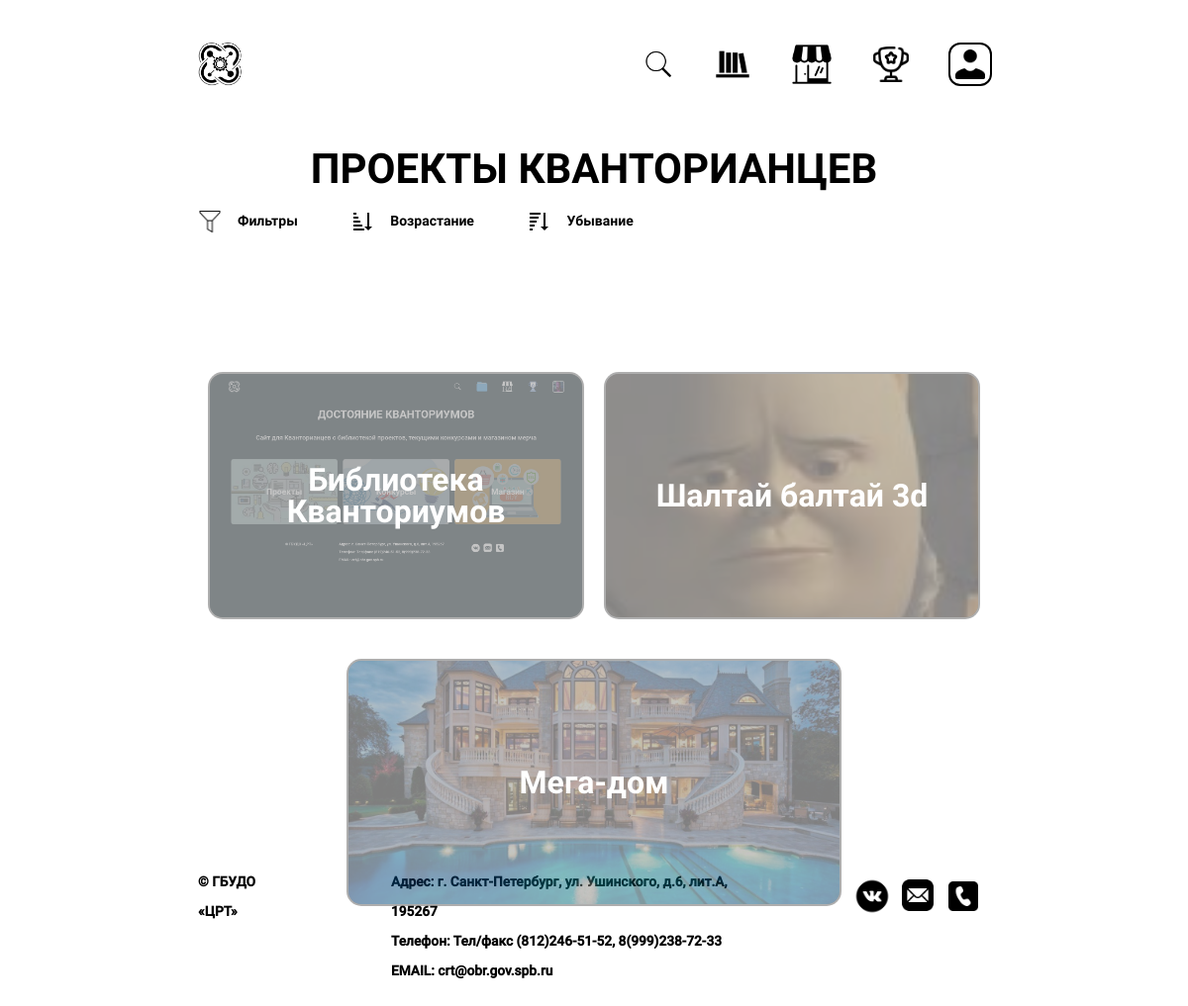
The page /projects/ on the database as committed earlier.
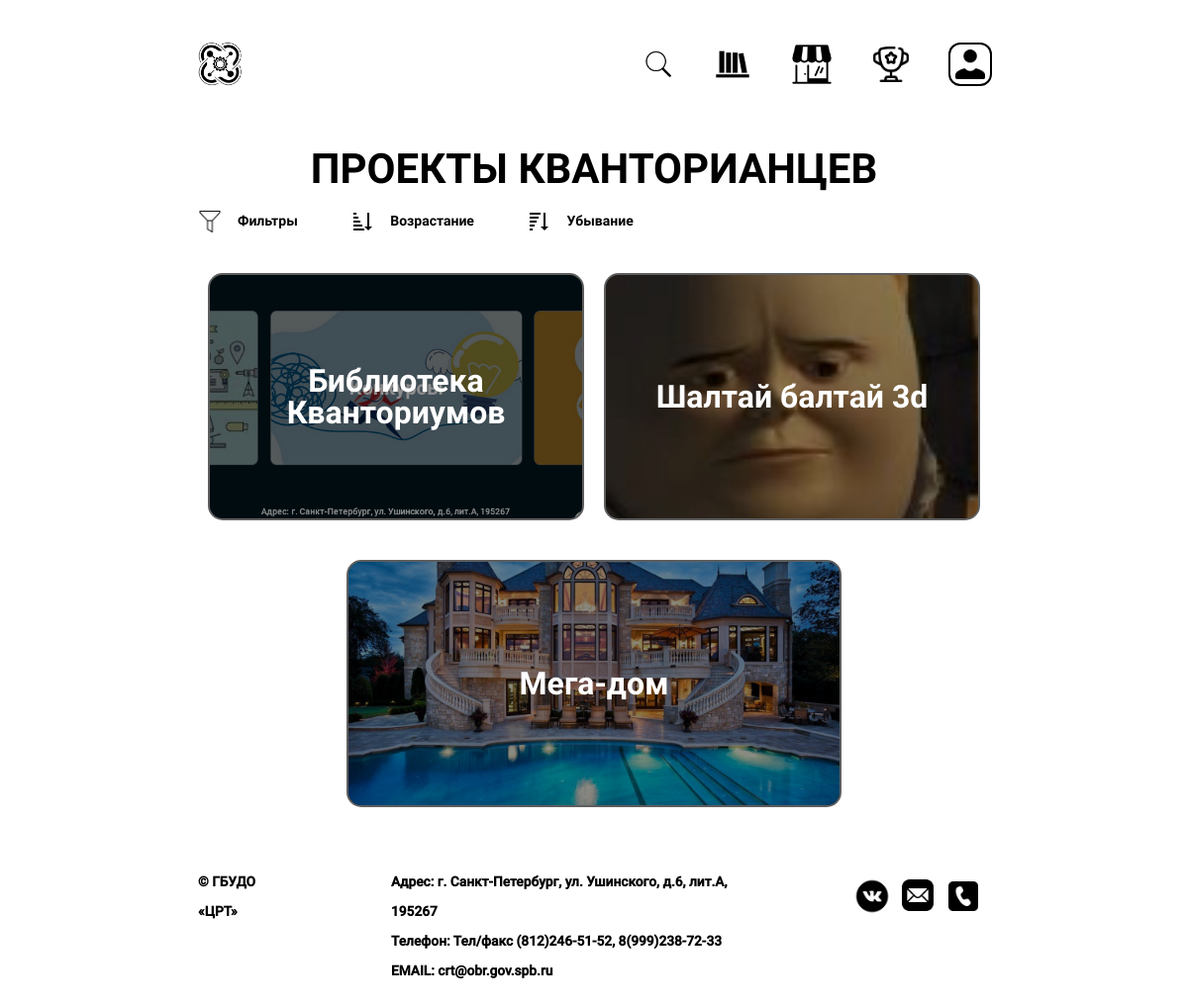
The same page on the database as committed later.
### base/models.py (models this page shows, shortened)
class Account(models.Model):
    name = models.CharField(max_length=80)
    description = models.CharField(max_length=200)
    photo = models.ImageField(upload_to='photos/%Y/%m/%d/')
    age = models.IntegerField()
    email = models.EmailField(max_length=200)
    time_created = models.DateTimeField(auto_now_add=True)
    rank = models.IntegerField(default=0)
    login = models.CharField(max_length=40)
    password = models.CharField(max_length=40)
    score = models.IntegerField(default=0)
    size = models.CharField(max_length=10)
    projects = models.ManyToManyField(Project, null=True, blank=True)
    city = models.CharField(max_length=255, default="none")
    favorite = models.ManyToManyField(Competitions, null=True, blank=True)
    class Meta:
        unique_together = ('email', 'login', 'password', 'age', 'name')

class Project(models.Model):
    kvantumType = models.TextChoices('kvantumType',
                                     'VR IT MEDIA IND-DESIGN ENERGY BIO NEURO NANO HI-TECH GEO AERO IND-ROBO')
    name = models.CharField(max_length=200, verbose_name="Название")
    kvantum = models.CharField(choices=kvantumType.choices, max_length=10, verbose_name="Квантум")
    face = models.ImageField(upload_to='images/', verbose_name="Лицевое изображение")
    description = models.TextField(verbose_name="Описание проекта")
    image = models.ManyToManyField("Image", null=True, blank=True, verbose_name="Дополнительные изображения")
    creators = models.ManyToManyField("Account", verbose_name="Создатели проектов")
    addition = models.FileField(upload_to="files/", verbose_name="Addition", blank=True)

### base/views.py (the view)
# urls.py: path('projects/', views.projects, name="projects"),
def projects(request):
    if "id" in request.session:
        id_per = int(request.session['id'])
        type_acc = request.session['type']
        if type_acc=="teacher":
            tt = True
            account = Teacher.objects.get(id=id_per)
        else:
            tt = False
            account = Account.objects.get(id=id_per)
    else:
        id_per = 2
        tt = False
        account = Account.objects.get(id=id_per)
    p = True
    s = request.GET.get('s', '')  # Достаточно использовать второй аргумент для значения по умолчанию
    q = request.GET.get('q', '')
    s_escaped = re.escape(s)
    projects = Project.objects.filter(Q(name__icontains=s) | Q(description__icontains=s))
    projects = projects.filter(Q(kvantum__icontains=q))
    context = {'projects': projects, 'account': account, 'home': p, 'type': tt}
    return render(request, 'base/home.html', context)

### base/templates/base/home.html (shortened to what this page needs)
{% extends 'main.html' %}
{% load static %}
{% block content %}
<div class="infoblock" id="id01">
    {% for project in projects %}
        <div onclick="location.href='{% url 'project' project.id %}';" class="main_block Maths">
            <h2 style="font-family: 'RobotoBold'; font-size: 24pt;">{{project.name}}</h2>
            <img src="{{project.face.url}}" alt="{{project.name}}" srcset="">
        </div>
    {% endfor %}
</div>
{% endblock %}

### templates/main.html (shortened to what this page needs)
<!DOCTYPE html>
{% load static %}
<head>
	<link href = "{% static 'fonts/stylesheet.css' %}" rel = "stylesheet" type = "text/css" >
	<link rel="stylesheet" type="text/css" href="{% static 'css/style.css' %}">
	<link rel="stylesheet" type="text/css" href="{% static 'css/style2.css' %}">
</head>
<body id="body">
	<div class="container">
		<header>
			<a href="{% url 'home' %}"><img src="{% static 'img/logo.svg' %}" class="logo"></a>
			<div class="header__buttons">
				<form {% if competition %} action="{% url 'competitions' %}" {%else%} action="{% url 'projects' %}" {% endif %}method="get" class="search" id="search">
					<button style="height: 30px; width: 30px" type="button" id="search_button"><img src="{% static 'img/search.png' %}" style="height: 30px;"  alt=""></button>
				</form>
				<a href="/projects/"><img class="shop-avatar" style=" width: 40px; height: 40px;" src="{% static 'img/projects.svg'%}" alt="" srcset=""></a>
				<a href="/shop/"><img class="shop-avatar" style=" width: 40px; height: 40px;" src="{% static 'img/shop_icon.png'%}" alt="" srcset=""></a>
				<a href="/competitions/"><img class="shop-avatar" style=" width: 40px; height: 40px;" src="{% static 'img/competitions.svg'%}" alt="" srcset=""></a>
				<a href="/login/">
					{% if account.photo.url %}
						<img class="account-info__avatar" style="width: 40px; height: 40px; " src="{{account.photo.url}}" alt="" srcset="">
				  	{% else %}
					 	<img class="shop-avatar" style="width: 40px; height: 40px; box-shadow: 0 0 0 2px black;" src="{% static 'img/person.png' %}" alt="" srcset="">
				  	{% endif %}</a>
			</div>
			</header>
		<h1 class="heading" style="font-family: 'RobotoBold';">{% block title %}ПРОЕКТЫ КВАНТОРИАНЦЕВ{% endblock title %}</h1>
		{% block filters %}
		<div class="filters">
			<button style="font-family: 'RobotoBold'" id="pppBtn"class="filter"><img src="{% static 'img/filter.png' %}" alt="">Фильтры</button>
			<button style="font-family: 'RobotoBold'" onclick="sortList()" class="filter" style="height: 20px;"><img src="{% static 'img/alphabet-up.png' %}" alt="">Возрастание</button>
			<button style="font-family: 'RobotoBold'" onclick="sortListY()" class="filter"><img src="{% static 'img/alphabet-down.png' %}" alt="">Убывание</button>
		</div>
		{% endblock filters %}
		{% block content %}
		{% endblock content %}
		{% include 'footer.html' %}
	</div>
</body>

### templates/footer.html
{% load static %}
<footer>
    <div class="foot"><span style="font-family: 'RobotoMedium'">© ГБУДО «ЦРТ»</span></div>
    <div class="foot">
        <span style="font-family: 'RobotoMedium'" >Адрес: г. Санкт-Петербург, ул. Ушинского, д.6, лит.А, 195267</span><br>
        <span style="font-family: 'RobotoMedium'">Телефон: Тел/факс (812)246-51-52, 8(999)238-72-33</span><br>
        <span style="font-family: 'RobotoMedium'">EMAIL: crt@obr.gov.spb.ru</span></div>
        <a class="vk" style="display: inline-block" href=""><img src="{% static 'img/vk-circled.png' %}" alt="ВК" srcset=""> </a>
        <a class="mail" style="display: inline-block" href="mailto: crt@obr.gov.spb.ru"><img src="{% static 'img/apple-mail.png' %}" alt="Почта" srcset=""></a>
        <a class="tele" style="display: inline-block" href="tel:+79992387233"><img src="{% static 'img/call-squared.png' %}" alt="Номер телефона"></a>
</footer>

### base/static/css/style.css (style rules this page uses)
button { background-color: #00000000; }
* { color: rgb(0, 0, 0); font-family: 'BankGothic RUSS'; font-weight: 500; font-style: normal; padding: 0; margin: 0; border: 0; }
*,*:before,*:after { -moz-box-sizing: border-box; -webkit-box-sizing: border-box; box-sizing: border-box; }
nav,footer,header,aside { display: block; }
html,body { background-color: rgb(255, 255, 255); height: 100%; width: 100%; font-size: 100%; line-height: 1; font-size: 14px; -ms-text-size-adjust: 100%; -moz-text-size-adjust: 100%; -webkit-text-size-adjust: 100%; }
input,button,textarea { font-family:inherit; }
button { cursor: pointer; }
a, a:visited { background-color: #00000000 ;text-decoration: none; }
img { vertical-align: top;pointer-events: none; }
h1,h2,h3,h4,h5,h6 { font-size:inherit;font-weight: 400; }
.container { margin: 10px 220px 0; }
header { justify-content: space-between; display: flex; padding: 20px 0 0 0; margin: 0; color: rgb(0, 0, 0); }
.logo { height: 113px; }
.header__buttons { display: flex; flex-direction: row; align-items: center; }
.header__buttons * { margin-left: calc(var(--index) * 1); }
.heading { background-color: rgba(0, 0, 0, 0); -webkit-animation-duration: 1s; animation-duration: 1s; -webkit-animation-fill-mode: both; animation-fill-mode: both; -webkit-animation-name: fadeOut; animation-name: fadeOut; padding-top: 50px; text-align: center; font-size: 3em; }
.filters { position: relative; z-index: 999; -webkit-animation-duration: 1.05s; animation-duration: 1.05s; -webkit-animation-fill-mode: both; animation-fill-mode: both; -webkit-animation-name: fadeOut; animation-name: fadeOut; text-align: left; padding: 20px 0 10px 0; }
.filter { position: relative; cursor: pointer; font-size: 14px; margin: 0 50px 0 0; display: inline-block; }
.filter > img { margin-right: 16px; vertical-align: middle; height: 24px; }
.filter::after { display: block; position: absolute; left: 0; width: 0; height: 2px; margin-top: -5px; margin-left: 40px; background-color: #000000; content: ""; transition: width 0.3s ease-out; }
a { z-index: 7; opacity: 1; position: relative; background-color: rgba(0, 0, 0, 0); font-size: 130%; margin: 10px 0; }
h2 { z-index: 7; opacity: 1; position: relative; background-color: rgba(0, 0, 0, 0); font-size: 130%; margin: 10px auto; }
.main_block { position: relative; overflow:hidden; z-index: 1; display: flex; align-items: center; justify-content: center; flex-basis: 333px; flex-grow: 1; max-width: 500px; height: 250px; padding: 5px; margin: 20px 10px; font-size: 110%; opacity: 0.5; color: white; background-color: rgb(0, 0, 0); background-position:center center; background-size:cover; transform: translateY(100px); min-height: auto; vertical-align: top; border: 2px solid rgba(255, 255, 255, 0.37); border-radius: 15px; transition: all 0.4s; }
.main_block > h2 { color: white; }
.main_block > img { opacity: 0.55; position: absolute; top:50%; left:50%; transform:translate(-50%,-50%); width: 500px; height: 250px; object-fit:cover; }
.main_block.element-show { -webkit-animation-duration: 1.1s; animation-duration: 1.1s; -webkit-animation-fill-mode: both; animation-fill-mode: both; -webkit-animation-name: fadeOut; animation-name: fadeOut; opacity: 1; transform: translateY(0px); }
.infoblock { margin-top: 10px; display: flex; justify-content: center; flex-wrap: wrap; }
.main_block > h2 { text-align: center; }
footer { -webkit-animation-duration: 1.3s; animation-duration: 1.3s; -webkit-animation-delay: .2s; animation-delay: .2s; -webkit-animation-fill-mode: both; animation-fill-mode: both; -webkit-animation-name: fadeOut; animation-name: fadeOut; background-color: #00000000; justify-content: center; padding: 40px 0 80px 0; display: flex; }
.foot { background-color: #00000000; font-size: 100%; margin-right: 100px; line-height: 30px; }
span { background-color: #00000000; font-weight: bold; font-size: 98%; font-style: bold; }
footer > a > img { display: block; height: 40px; width: 40px; }
footer > a { height: 30px; margin-right: 7px; }
.mail > img { height: 38px; width: 38px; }
@media (max-width: 1440px) { .container { margin: 10px 200px 0; } }

Rows that differ between the two databases and show on the page:
changed Project "Библиотека Кванториумов": face: a different picture
